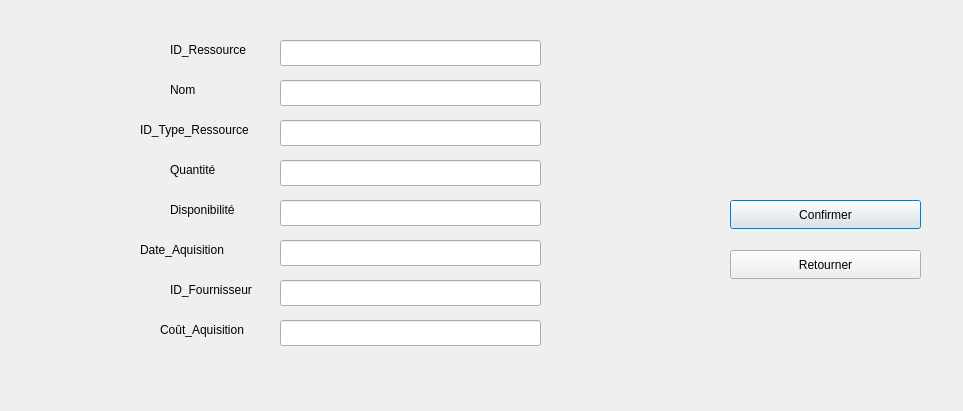
<?xml version="1.0" encoding="UTF-8"?>
<ui version="4.0">
 <class>ficheressource</class>
 <widget class="QDialog" name="ficheressource">
  <property name="geometry">
   <rect>
    <x>0</x>
    <y>0</y>
    <width>963</width>
    <height>411</height>
   </rect>
  </property>
  <property name="windowTitle">
   <string>Dialog</string>
  </property>
  <widget class="QLineEdit" name="lineEdit">
   <property name="geometry">
    <rect>
     <x>280</x>
     <y>40</y>
     <width>261</width>
     <height>26</height>
    </rect>
   </property>
  </widget>
  <widget class="QLineEdit" name="lineEdit_2">
   <property name="geometry">
    <rect>
     <x>280</x>
     <y>80</y>
     <width>261</width>
     <height>26</height>
    </rect>
   </property>
  </widget>
  <widget class="QLineEdit" name="lineEdit_3">
   <property name="geometry">
    <rect>
     <x>280</x>
     <y>120</y>
     <width>261</width>
     <height>26</height>
    </rect>
   </property>
  </widget>
  <widget class="QLineEdit" name="lineEdit_4">
   <property name="geometry">
    <rect>
     <x>280</x>
     <y>200</y>
     <width>261</width>
     <height>26</height>
    </rect>
   </property>
  </widget>
  <widget class="QLineEdit" name="lineEdit_5">
   <property name="geometry">
    <rect>
     <x>280</x>
     <y>280</y>
     <width>261</width>
     <height>26</height>
    </rect>
   </property>
  </widget>
  <widget class="QLineEdit" name="lineEdit_6">
   <property name="geometry">
    <rect>
     <x>280</x>
     <y>160</y>
     <width>261</width>
     <height>26</height>
    </rect>
   </property>
  </widget>
  <widget class="QLineEdit" name="lineEdit_7">
   <property name="geometry">
    <rect>
     <x>280</x>
     <y>240</y>
     <width>261</width>
     <height>26</height>
    </rect>
   </property>
  </widget>
  <widget class="QLineEdit" name="lineEdit_8">
   <property name="geometry">
    <rect>
     <x>280</x>
     <y>320</y>
     <width>261</width>
     <height>26</height>
    </rect>
   </property>
  </widget>
  <widget class="QLabel" name="label">
   <property name="geometry">
    <rect>
     <x>170</x>
     <y>40</y>
     <width>91</width>
     <height>20</height>
    </rect>
   </property>
   <property name="text">
    <string>ID_Ressource</string>
   </property>
  </widget>
  <widget class="QLabel" name="label_2">
   <property name="geometry">
    <rect>
     <x>170</x>
     <y>80</y>
     <width>63</width>
     <height>20</height>
    </rect>
   </property>
   <property name="text">
    <string>Nom</string>
   </property>
  </widget>
  <widget class="QLabel" name="label_3">
   <property name="geometry">
    <rect>
     <x>140</x>
     <y>120</y>
     <width>131</width>
     <height>20</height>
    </rect>
   </property>
   <property name="text">
    <string>ID_Type_Ressource</string>
   </property>
  </widget>
  <widget class="QLabel" name="label_4">
   <property name="geometry">
    <rect>
     <x>170</x>
     <y>160</y>
     <width>63</width>
     <height>20</height>
    </rect>
   </property>
   <property name="text">
    <string>Quantité</string>
   </property>
  </widget>
  <widget class="QLabel" name="label_5">
   <property name="geometry">
    <rect>
     <x>170</x>
     <y>280</y>
     <width>101</width>
     <height>20</height>
    </rect>
   </property>
   <property name="text">
    <string>ID_Fournisseur</string>
   </property>
  </widget>
  <widget class="QLabel" name="label_6">
   <property name="geometry">
    <rect>
     <x>140</x>
     <y>240</y>
     <width>131</width>
     <height>20</height>
    </rect>
   </property>
   <property name="text">
    <string>Date_Aquisition</string>
   </property>
  </widget>
  <widget class="QLabel" name="label_7">
   <property name="geometry">
    <rect>
     <x>160</x>
     <y>320</y>
     <width>111</width>
     <height>20</height>
    </rect>
   </property>
   <property name="text">
    <string>Coût_Aquisition</string>
   </property>
  </widget>
  <widget class="QLabel" name="label_8">
   <property name="geometry">
    <rect>
     <x>170</x>
     <y>200</y>
     <width>91</width>
     <height>20</height>
    </rect>
   </property>
   <property name="text">
    <string>Disponibilité</string>
   </property>
  </widget>
  <widget class="QPushButton" name="ButtonC">
   <property name="geometry">
    <rect>
     <x>730</x>
     <y>200</y>
     <width>191</width>
     <height>29</height>
    </rect>
   </property>
   <property name="text">
    <string>Confirmer</string>
   </property>
  </widget>
  <widget class="QPushButton" name="ButtonR">
   <property name="geometry">
    <rect>
     <x>730</x>
     <y>250</y>
     <width>191</width>
     <height>29</height>
    </rect>
   </property>
   <property name="text">
    <string>Retourner</string>
   </property>
  </widget>
  <zorder>lineEdit_2</zorder>
  <zorder>lineEdit_3</zorder>
  <zorder>lineEdit_4</zorder>
  <zorder>lineEdit_5</zorder>
  <zorder>lineEdit_6</zorder>
  <zorder>lineEdit_7</zorder>
  <zorder>lineEdit_8</zorder>
  <zorder>label</zorder>
  <zorder>label_2</zorder>
  <zorder>label_3</zorder>
  <zorder>label_4</zorder>
  <zorder>label_5</zorder>
  <zorder>label_6</zorder>
  <zorder>label_7</zorder>
  <zorder>label_8</zorder>
  <zorder>ButtonC</zorder>
  <zorder>ButtonR</zorder>
  <zorder>lineEdit</zorder>
 </widget>
 <resources/>
 <connections/>
</ui>
